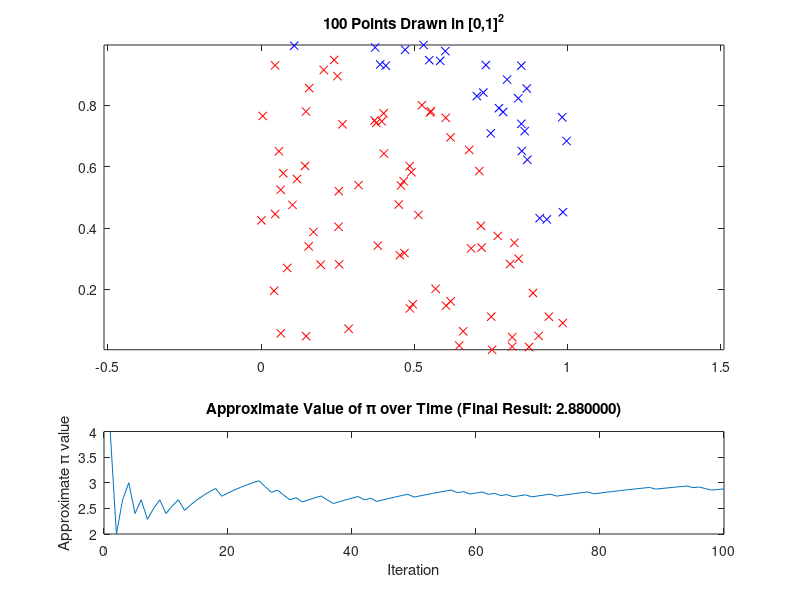

Recreate this plot in MATLAB.
% Cleanup duties from previous run
clear all;
close all;
clc;

% Draw a sample
sample_number = 100;
drawn_sample = rand(sample_number,2);

% Calculate the points inside the circle
inside_circle = (drawn_sample(:,1).^2+drawn_sample(:,2).^2) < (1-eps);
pi_over_time = cumsum(inside_circle)./(1:sample_number)'*4;

% Plot the results: Points drawn
subplot(3,1,[1,2]);
plot(drawn_sample(inside_circle,1), drawn_sample(inside_circle,2),'rx', ...
    drawn_sample(~inside_circle,1), drawn_sample(~inside_circle,2),'bx')
axis equal tight
title(sprintf('%d Points Drawn in [0,1]^2', sample_number))

% Plot the results: Approximation over time
subplot(3,1,3);
plot(1:sample_number, pi_over_time);
title(sprintf('Approximate Value of \\pi over Time (Final Result: %f)', ...
    pi_over_time(end)));
xlabel('Iteration');
ylabel('Approximate \pi value')